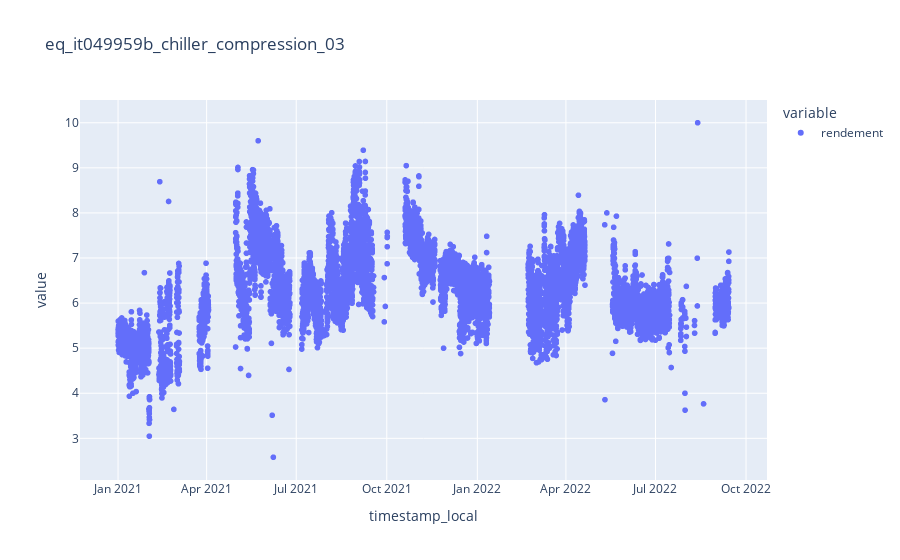

Here is the notebook cell this chart was saved with:
### Code cell
from processing_librarie import processing_df
equipment=10
df_test,equipment_tag = processing_df(df,id_equipment=equipment,r_seuil=10)
fig = px.scatter(df_test, x=df_test.index, y=["rendement"], title=equipment_tag)
fig.show()

### Figure 1 — Plotly figure (JSON) as saved in the notebook; plotly's stock layout.template omitted (floating-point values rounded to 4 significant figures; data arrays with more than 128 entries replaced by an {"elided": "..."} marker saying what was removed)
{"data": [{"hovertemplate": "variable=rendement<br>timestamp_local=%{x}<br>value=%{y}<extra></extra>", "legendgroup": "rendement", "marker": {"color": "#636efa", "symbol": "circle"}, "mode": "markers", "name": "rendement", "showlegend": true, "type": "scattergl", "x": {"elided": "9013 str values"}, "xaxis": "x", "y": {"elided": "9013 float values"}, "yaxis": "y"}], "layout": {"legend": {"title": {"text": "variable"}, "tracegroupgap": 0}, "title": {"text": "eq_it049959b_chiller_compression_03"}, "xaxis": {"anchor": "y", "domain": [0, 1], "title": {"text": "timestamp_local"}}, "yaxis": {"anchor": "x", "domain": [0, 1], "title": {"text": "value"}}}}
